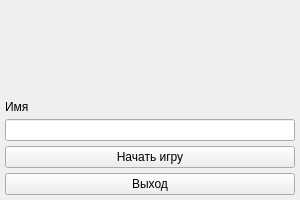
<?xml version="1.0" encoding="UTF-8"?>
<ui version="4.0">
 <class>StartWindow</class>
 <widget class="QWidget" name="StartWindow">
  <property name="geometry">
   <rect>
    <x>0</x>
    <y>0</y>
    <width>300</width>
    <height>200</height>
   </rect>
  </property>
  <property name="sizePolicy">
   <sizepolicy hsizetype="Fixed" vsizetype="Fixed">
    <horstretch>0</horstretch>
    <verstretch>0</verstretch>
   </sizepolicy>
  </property>
  <property name="windowTitle">
   <string>StartWindow</string>
  </property>
  <layout class="QVBoxLayout" name="verticalLayout">
   <property name="spacing">
    <number>5</number>
   </property>
   <property name="leftMargin">
    <number>5</number>
   </property>
   <property name="topMargin">
    <number>5</number>
   </property>
   <property name="rightMargin">
    <number>5</number>
   </property>
   <property name="bottomMargin">
    <number>5</number>
   </property>
   <item>
    <spacer name="verticalSpacer">
     <property name="orientation">
      <enum>Qt::Orientation::Vertical</enum>
     </property>
     <property name="sizeHint" stdset="0">
      <size>
       <width>20</width>
       <height>40</height>
      </size>
     </property>
    </spacer>
   </item>
   <item>
    <widget class="QLabel" name="labelName">
     <property name="text">
      <string>Имя</string>
     </property>
    </widget>
   </item>
   <item>
    <widget class="QLineEdit" name="lineEditName"/>
   </item>
   <item>
    <widget class="QPushButton" name="pushButtonStart">
     <property name="text">
      <string>Начать игру</string>
     </property>
    </widget>
   </item>
   <item>
    <widget class="QPushButton" name="pushButtonExit">
     <property name="text">
      <string>Выход</string>
     </property>
    </widget>
   </item>
  </layout>
 </widget>
 <resources/>
 <connections/>
</ui>
